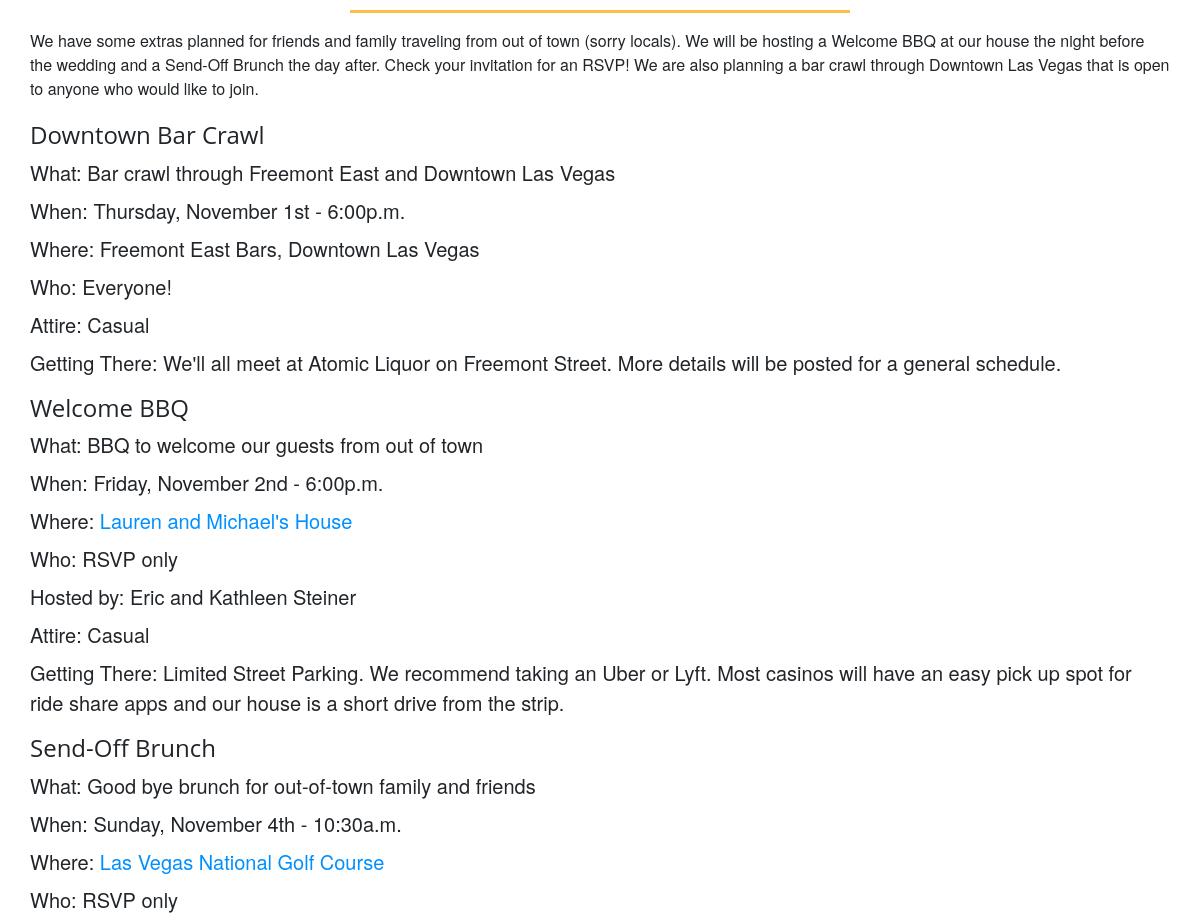
Before: / (middle part) with the older database file.
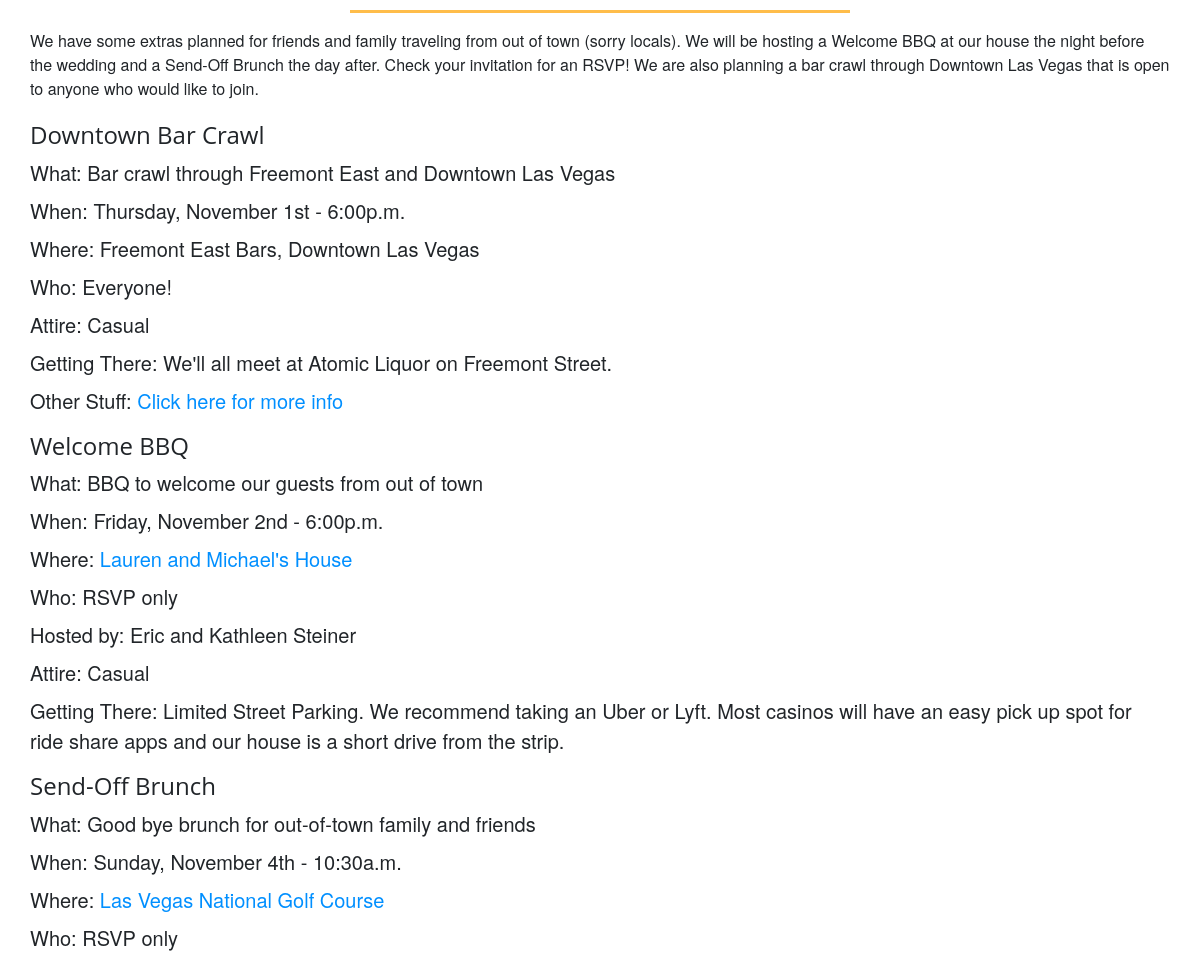
After: the same page with the newer database file.
### wedding/models.py (models this page shows, shortened)
class Event(models.Model):
    title = models.CharField(max_length=120)
    what = models.CharField(max_length=120)
    when = models.DateTimeField()
    where = models.CharField(max_length=120)
    where_link = models.CharField(max_length=120)
    who = models.CharField(max_length=120)
    host = models.CharField(max_length=120, blank=True)
    attire = models.CharField(max_length=120)
    transportation = models.TextField(blank=True)
    other = models.TextField(blank=True)
    def is_upcoming(self):
        return  timezone.now() < (self.when + timedelta(hours=6))

### wedding/views.py (the view)
# urls.py: 2. Add a URL to urlpatterns:  path('', views.home, name='home')
def home(request):
    funds = Fund.objects.all()
    fun_stuff = FunStuff.objects.all()
    events = Event.objects.all()
    return render(request, 'wedding/save_the_date.html', {'funds': funds,
                                                          'fun_stuff': fun_stuff,
                                                          'events': events
                                                          })

### wedding/templates/wedding/save_the_date.html (shortened to what this page needs)
{% extends "wedding/base.html" %}
{% load staticfiles %}
{% block content %}
<section id="Event" class="bg-white">
<div class="container">
    <div class="row">
        <div>
            <hr class="primary">
            <p>We have some extras planned for friends and family traveling from out of town (sorry locals).
                We will be hosting a Welcome BBQ at our house the night before the wedding and a Send-Off Brunch the day after.
                Check your invitation for an RSVP! We are also planning a bar crawl through Downtown Las Vegas that is open to anyone who would like to join.</p>
            {% for event in events %}
            {% if event.is_upcoming %}
            <h4 class="section-heading text-left">{{ event.title}}</h4>
            <dl class="dl-row text-left lead">
                <dd><b>What: </b>{{ event.what }}</dd>
                <dd><b>When:</b> {{ event.when |date:'l, F jS - g:ia' }}</dd>
                <dd><b>Where: </b>{% if event.where_link != 'none' %} <a href={{event.where_link}}>{{ event.where }}</a>{% else %} {{ event.where }}  {% endif %}</dd>
                <dd><b>Who: </b>{{ event.who }} </dd>
                {% if event.host %}<dd><b>Hosted by: </b>{{event.host}}</dd>{% endif %}
                <dd><b>Attire: </b>{{ event.attire }}</dd>
                {% if event.transportation %}
                <dd><b>Getting There: </b>{{ event.transportation }}</dd>
                {% endif %}
                {% if event.other %}
                <dd><b>Other Stuff: </b>{{ event.other |safe }}</dd>
                {% endif %}
            </dl>
            {% endif %}
            {% endfor %}
        </div>
    </div>
</div>
{% endblock %}

Changed rows visible on the page:
changed Event "Downtown Bar Crawl": transportation "We'll all meet at Atomic Liquor on Freemont Street. More details will be posted for a general schedule." → "We'll all meet at Atomic Liquor on Freemont Street."; other (not shown) → "Click here for more info"
